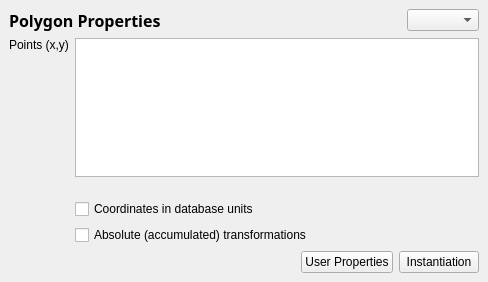
<?xml version="1.0" encoding="UTF-8"?>
<ui version="4.0">
 <class>PolygonPropertiesPage</class>
 <widget class="QWidget" name="PolygonPropertiesPage">
  <property name="geometry">
   <rect>
    <x>0</x>
    <y>0</y>
    <width>488</width>
    <height>282</height>
   </rect>
  </property>
  <property name="windowTitle">
   <string>Form</string>
  </property>
  <layout class="QGridLayout">
   <property name="leftMargin">
    <number>9</number>
   </property>
   <property name="topMargin">
    <number>9</number>
   </property>
   <property name="rightMargin">
    <number>9</number>
   </property>
   <property name="bottomMargin">
    <number>9</number>
   </property>
   <property name="spacing">
    <number>6</number>
   </property>
   <item row="3" column="0">
    <spacer>
     <property name="orientation">
      <enum>Qt::Vertical</enum>
     </property>
     <property name="sizeHint" stdset="0">
      <size>
       <width>20</width>
       <height>40</height>
      </size>
     </property>
    </spacer>
   </item>
   <item row="2" column="0">
    <widget class="QLabel" name="pointCountLabel">
     <property name="sizePolicy">
      <sizepolicy hsizetype="Preferred" vsizetype="Preferred">
       <horstretch>0</horstretch>
       <verstretch>0</verstretch>
      </sizepolicy>
     </property>
     <property name="text">
      <string/>
     </property>
    </widget>
   </item>
   <item row="1" column="0">
    <widget class="QLabel" name="label_3">
     <property name="text">
      <string>Points (x,y)</string>
     </property>
     <property name="alignment">
      <set>Qt::AlignLeading|Qt::AlignLeft|Qt::AlignTop</set>
     </property>
    </widget>
   </item>
   <item row="6" column="1">
    <widget class="QCheckBox" name="abs_cb">
     <property name="text">
      <string>Absolute (accumulated) transformations</string>
     </property>
    </widget>
   </item>
   <item row="5" column="1">
    <widget class="QCheckBox" name="dbu_cb">
     <property name="text">
      <string>Coordinates in database units</string>
     </property>
    </widget>
   </item>
   <item row="0" column="0" colspan="2">
    <widget class="QFrame" name="frame">
     <property name="frameShape">
      <enum>QFrame::NoFrame</enum>
     </property>
     <property name="frameShadow">
      <enum>QFrame::Raised</enum>
     </property>
     <layout class="QHBoxLayout">
      <property name="spacing">
       <number>6</number>
      </property>
      <property name="leftMargin">
       <number>0</number>
      </property>
      <property name="topMargin">
       <number>0</number>
      </property>
      <property name="rightMargin">
       <number>0</number>
      </property>
      <property name="bottomMargin">
       <number>0</number>
      </property>
      <item>
       <widget class="QLabel" name="label_12">
        <property name="font">
         <font>
          <family>Sans Serif</family>
          <pointsize>12</pointsize>
          <italic>false</italic>
          <bold>true</bold>
          <underline>false</underline>
          <strikeout>false</strikeout>
         </font>
        </property>
        <property name="text">
         <string>Polygon Properties</string>
        </property>
       </widget>
      </item>
      <item>
       <widget class="QLabel" name="cell_lbl">
        <property name="sizePolicy">
         <sizepolicy hsizetype="Ignored" vsizetype="Preferred">
          <horstretch>1</horstretch>
          <verstretch>0</verstretch>
         </sizepolicy>
        </property>
        <property name="text">
         <string/>
        </property>
        <property name="alignment">
         <set>Qt::AlignRight|Qt::AlignTrailing|Qt::AlignVCenter</set>
        </property>
       </widget>
      </item>
      <item>
       <widget class="lay::LayerSelectionComboBox" name="layer_cbx">
        <property name="sizeAdjustPolicy">
         <enum>QComboBox::AdjustToContents</enum>
        </property>
       </widget>
      </item>
     </layout>
    </widget>
   </item>
   <item row="7" column="0" colspan="2">
    <widget class="QFrame" name="frame1">
     <property name="frameShape">
      <enum>QFrame::NoFrame</enum>
     </property>
     <property name="frameShadow">
      <enum>QFrame::Raised</enum>
     </property>
     <layout class="QHBoxLayout">
      <property name="spacing">
       <number>6</number>
      </property>
      <property name="leftMargin">
       <number>0</number>
      </property>
      <property name="topMargin">
       <number>0</number>
      </property>
      <property name="rightMargin">
       <number>0</number>
      </property>
      <property name="bottomMargin">
       <number>0</number>
      </property>
      <item>
       <spacer>
        <property name="orientation">
         <enum>Qt::Horizontal</enum>
        </property>
        <property name="sizeHint" stdset="0">
         <size>
          <width>211</width>
          <height>20</height>
         </size>
        </property>
       </spacer>
      </item>
      <item>
       <widget class="QPushButton" name="prop_pb">
        <property name="text">
         <string>User Properties</string>
        </property>
       </widget>
      </item>
      <item>
       <widget class="QPushButton" name="inst_pb">
        <property name="text">
         <string>Instantiation</string>
        </property>
       </widget>
      </item>
     </layout>
    </widget>
   </item>
   <item row="1" column="1" rowspan="3">
    <widget class="QTextEdit" name="pointListEdit">
     <property name="sizePolicy">
      <sizepolicy hsizetype="Expanding" vsizetype="Expanding">
       <horstretch>1</horstretch>
       <verstretch>0</verstretch>
      </sizepolicy>
     </property>
     <property name="lineWidth">
      <number>2</number>
     </property>
    </widget>
   </item>
   <item row="4" column="0" colspan="2">
    <spacer>
     <property name="orientation">
      <enum>Qt::Vertical</enum>
     </property>
     <property name="sizeType">
      <enum>QSizePolicy::Fixed</enum>
     </property>
     <property name="sizeHint" stdset="0">
      <size>
       <width>470</width>
       <height>16</height>
      </size>
     </property>
    </spacer>
   </item>
  </layout>
 </widget>
 <customwidgets>
  <customwidget>
   <class>lay::LayerSelectionComboBox</class>
   <extends>QComboBox</extends>
   <header>layWidgets.h</header>
  </customwidget>
 </customwidgets>
 <tabstops>
  <tabstop>pointListEdit</tabstop>
  <tabstop>dbu_cb</tabstop>
  <tabstop>abs_cb</tabstop>
  <tabstop>prop_pb</tabstop>
  <tabstop>inst_pb</tabstop>
 </tabstops>
 <resources/>
 <connections/>
</ui>
